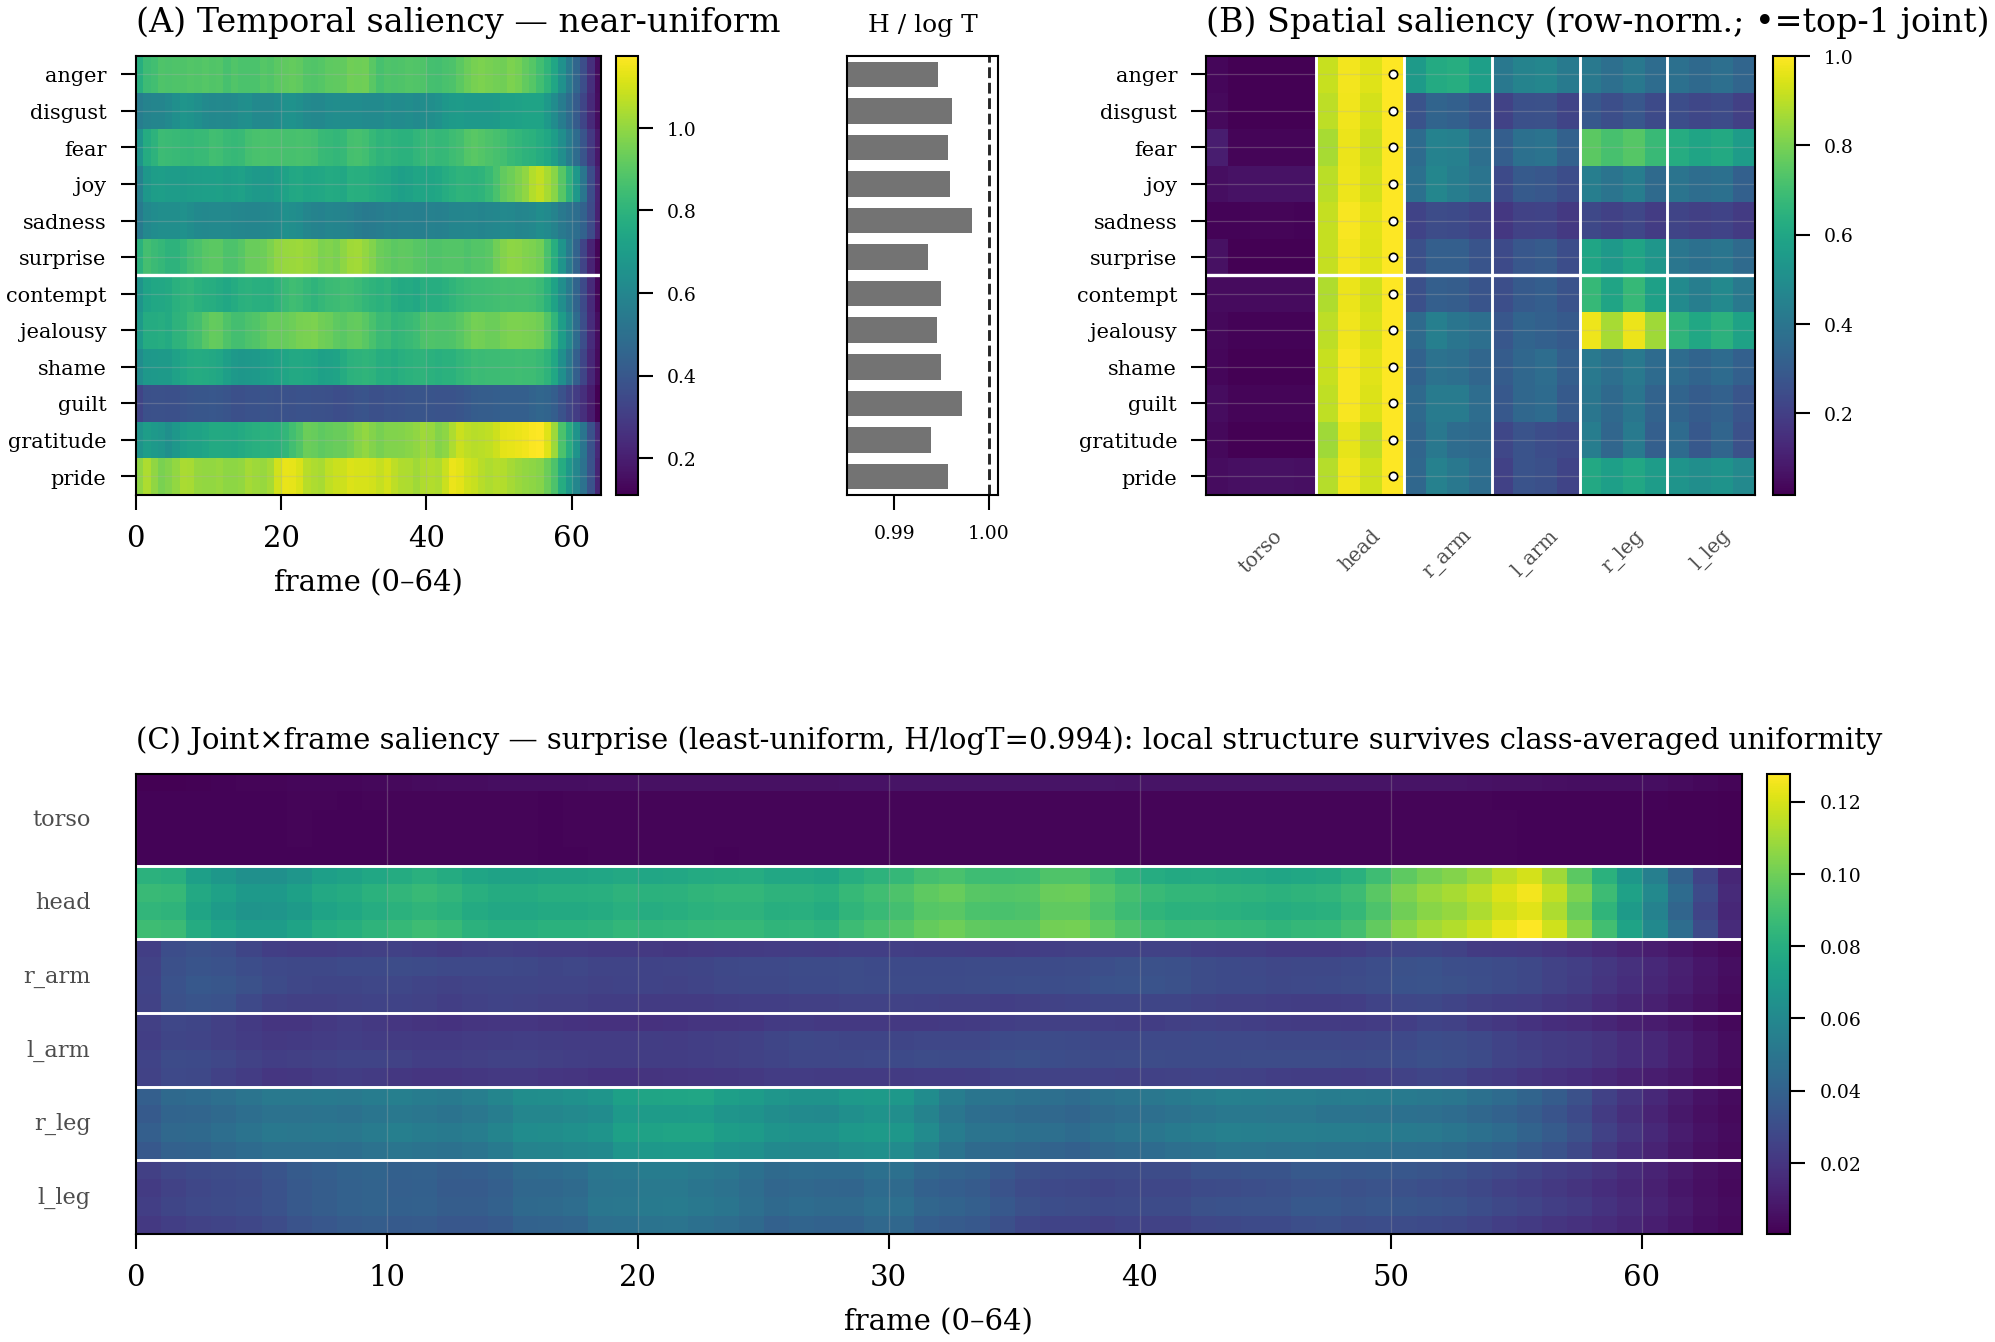

This figure's Python source:
"""paper/figures/fig05_saliency.py — Fig.5 (P6).

Design doc: paper/data_inventory.md (P0, item j + Open Q3).
ACII Bonus Task: visualise temporal / spatial attention (saliency) maps.
Source: experiments/exp078_temporal_spatial_saliency/results.npz
  (saliency = |d logit_true / d x|), keys temporal_sal (12,64),
  spatial_sal (12,25), joint_time_sal (12,64,25), emotion_labels (12),
  joint_names (25).

OPEN Q3 RESOLVED: the prompt/caption draft said temporal entropy ~98.7 %
of log(64).  Recomputed from the artifact it is **99.54 % (range
99.35-99.82 %)** — even MORE uniform.  We caption the real number.

Panels: (A) temporal heatmap + per-emotion entropy inset (the load-bearing
NEGATIVE: near-uniform), (B) spatial heatmap (row-normalised, joints
grouped into the 6 DIEMA body parts, top-1 joint dotted), (C) the single
least-uniform emotion (surprise) joint×time map showing local structure
survives class-averaged temporal uniformity.  Supplementary: the full
12-emotion joint×time grid -> sup_fig05_full_grid.{pdf,png}.

Colourblind-safe (viridis only; NO red-green).  Anonymized.
"""

import sys
from pathlib import Path

sys.path.insert(0, str(Path(__file__).resolve().parent.parent))  # paper/

import numpy as np  # noqa: E402

from _style import (PALETTE_SEQ, TWO_COL, save_fig, seed_all,  # noqa: E402
                     setup_ieee)
from diema.models.skeleton_graph import DIEMA_BODY_PARTS  # noqa: E402

import matplotlib.pyplot as plt  # noqa: E402

setup_ieee()
seed_all(42)

NPZ = "experiments/exp078_temporal_spatial_saliency/results.npz"
d = np.load(NPZ, allow_pickle=True)
EMO = [str(s) for s in d["emotion_labels"]]
JN = [str(s) for s in d["joint_names"]]
temporal = d["temporal_sal"].astype(float)     # (12, 64) mean over joints
spatial = d["spatial_sal"].astype(float)       # (12, 25) mean over time
jt = d["joint_time_sal"].astype(float)         # (12, 64, 25)
T = temporal.shape[1]

# emotion sort: 6 basic (Ekman) then 6 social/self-conscious
BASIC = ["anger", "disgust", "fear", "joy", "sadness", "surprise"]
SOCIAL = ["contempt", "jealousy", "shame", "guilt", "gratitude", "pride"]
EORDER = [EMO.index(e) for e in BASIC + SOCIAL]
ELAB = [EMO[i] for i in EORDER]

# joints reordered & grouped by the 6 DIEMA body parts (+ block bounds)
PARTS = list(DIEMA_BODY_PARTS.keys())
JORDER, BOUNDS, PMID, off = [], [], [], 0
for p in PARTS:
    idx = list(DIEMA_BODY_PARTS[p])
    JORDER += idx
    PMID.append(off + len(idx) / 2.0)
    off += len(idx)
    BOUNDS.append(off)
assert len(JORDER) == 25

# per-emotion temporal entropy (normalised by log T) — the NEGATIVE result
pt = temporal / temporal.sum(1, keepdims=True)
H = -(pt * np.log(pt + 1e-12)).sum(1) / np.log(T)
H_mean = float(H.mean())

# least-uniform emotion = lowest entropy of joint-mean temporal profile
tj = jt.mean(2)
ptj = tj / tj.sum(1, keepdims=True)
Hj = -(ptj * np.log(ptj + 1e-12)).sum(1) / np.log(T)
LEAST = int(Hj.argmin())                         # = surprise

# ── main figure: 2-col, 3 panels ──────────────────────────────────────────
fig = plt.figure()
fig.set_size_inches(TWO_COL, 5.1)
gs = fig.add_gridspec(2, 3, width_ratios=[1.0, 0.30, 1.18],
                      height_ratios=[1.0, 1.05], wspace=0.5, hspace=0.62)
axA = fig.add_subplot(gs[0, 0])
axE = fig.add_subplot(gs[0, 1])
axB = fig.add_subplot(gs[0, 2])
axC = fig.add_subplot(gs[1, :])


def _yemo(ax):
    ax.set_yticks(range(12))
    ax.set_yticklabels(ELAB, fontsize=5.0)
    ax.axhline(5.5, color="white", lw=0.8)        # basic | social divider


# Panel A: temporal heatmap (rows = emotion, cols = frame)
A = temporal[EORDER]
imA = axA.imshow(A, cmap=PALETTE_SEQ, aspect="auto",
                 extent=(0, T, 11.5, -0.5))
axA.set_xlabel("frame (0–64)", fontsize=7)
axA.set_title("(A) Temporal saliency — near-uniform", fontsize=8,
              loc="left")
_yemo(axA)
fig.colorbar(imA, ax=axA, fraction=0.046, pad=0.03).ax.tick_params(
    labelsize=4.5)

# entropy inset (uniform => bars hug 1.0)
axE.barh(range(12), H[EORDER], height=0.7, color="0.45")
axE.axvline(1.0, color="0.15", lw=0.7, ls="--")
axE.set_xlim(0.985, 1.001)
axE.set_ylim(11.5, -0.5)
axE.set_yticks([])
axE.set_xticks([0.99, 1.0])
axE.tick_params(labelsize=4.5)
axE.set_title("H / log T", fontsize=6)
axE.grid(False)

# Panel B: spatial heatmap, joints grouped by part, row-normalised
B = spatial[EORDER][:, JORDER]
B = B / B.max(1, keepdims=True)
imB = axB.imshow(B, cmap=PALETTE_SEQ, aspect="auto",
                 extent=(0, 25, 11.5, -0.5))
for b in BOUNDS[:-1]:
    axB.axvline(b, color="white", lw=0.7)
for m, p in zip(PMID, PARTS):                    # part labels BELOW heatmap
    axB.text(m, 12.35, p, ha="center", va="top", fontsize=4.8,
             color="0.3", rotation=45, clip_on=False)
# top-1 joint per emotion (dot)
for r in range(12):
    c = int(np.argmax(B[r]))
    axB.plot(c + 0.5, r, "o", ms=2.0, mfc="white", mec="black", mew=0.4)
axB.set_xticks([])
axB.set_title("(B) Spatial saliency (row-norm.; •=top-1 joint)",
              fontsize=8, loc="left")
_yemo(axB)
fig.colorbar(imB, ax=axB, fraction=0.046, pad=0.03).ax.tick_params(
    labelsize=4.5)

# Panel C: single least-uniform emotion, joint×time
C = jt[LEAST][:, JORDER].T                       # (25 joints, 64 frames)
imC = axC.imshow(C, cmap=PALETTE_SEQ, aspect="auto",
                 extent=(0, T, 25, 0))
for b in BOUNDS[:-1]:
    axC.axhline(b, color="white", lw=0.7)
for m, p in zip(PMID, PARTS):
    axC.text(-1.8, m, p, ha="right", va="center", fontsize=5.4,
             color="0.3", clip_on=False)
axC.set_xlabel("frame (0–64)", fontsize=7)
axC.set_yticks([])
axC.set_title(f"(C) Joint×frame saliency — {EMO[LEAST]} "
              f"(least-uniform, H/logT={Hj[LEAST]:.3f}): local structure "
              f"survives class-averaged uniformity", fontsize=7, loc="left")
fig.colorbar(imC, ax=axC, fraction=0.020, pad=0.015).ax.tick_params(
    labelsize=4.5)

pdf, png = save_fig(fig, "fig05_saliency")
plt.close(fig)

# ── supplementary: full 12-emotion joint×time grid ───────────────────────
figS, axS = plt.subplots(3, 4)
figS.set_size_inches(TWO_COL, 6.4)
vmax = float(jt.max())
for k, ei in enumerate(EORDER):
    ax = axS[k // 4][k % 4]
    ax.imshow(jt[ei][:, JORDER].T, cmap=PALETTE_SEQ, aspect="auto",
              vmin=0, vmax=vmax, extent=(0, T, 25, 0))
    for b in BOUNDS[:-1]:
        ax.axhline(b, color="white", lw=0.4)
    ax.set_title(EMO[ei], fontsize=6)
    ax.set_xticks([])
    ax.set_yticks([])
figS.suptitle("Supplementary Fig. 5: joint×frame saliency, all 12 "
              "emotions (joints grouped by body part)", fontsize=8)
figS.subplots_adjust(wspace=0.08, hspace=0.22, top=0.93)
pdfS, pngS = save_fig(figS, "sup_fig05_full_grid")
plt.close(figS)

print(f"saved {pdf}")
print(f"saved {png}")
print(f"saved {pdfS}")
print(f"saved {pngS}")
print(f"temporal entropy / log(64): mean {H_mean:.4f} "
      f"(range {H.min():.4f}-{H.max():.4f})  [prompt draft said 0.987 — "
      f"ACTUAL is {H_mean:.3f}, MORE uniform]")
print(f"least-uniform emotion = {EMO[LEAST]} (H/logT={Hj[LEAST]:.4f})")
